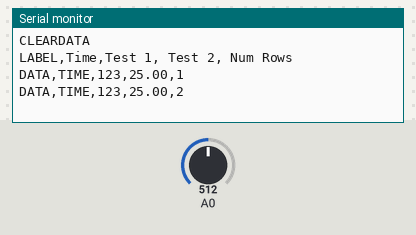
Bench run of a sketch on a simulated Arduino Uno, built with avr-gcc and run on an emulated ATmega328P. Parts: the last lines printed to the serial monitor. Inputs (shaded band) come from the test bench; at power-on: A0 = 512.

Above: at 2.8 s.
2.9 s: A0 set to 716
At 5.2 s:
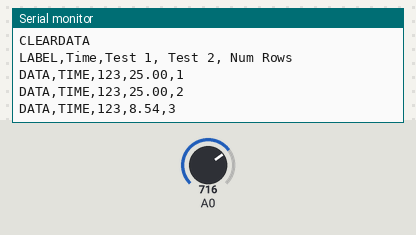
5.6 s: A0 set to 900
At 6.8 s:
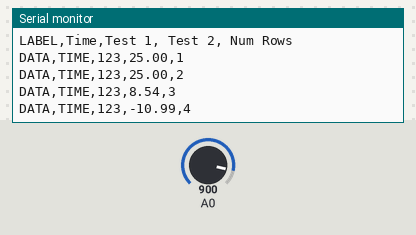
Timing chart, 0 to 8.6 s (numbered marks = the images above; inputs shaded):
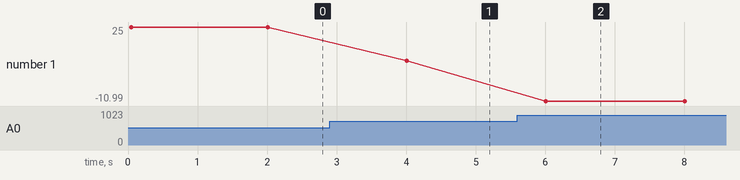

The sketch:

9.ino
```cpp
#include <math.h>

int row_excel = 0; // количество строк
int test = 123; // тестовая переменная, которая будет передана excel
int test_2 = 456; // вторая тестовая переменная, которая будет передана excel

#define TERMIST_B 4300
#define VIN 5.0

void setup(){
  Serial.begin(9600); // скорость передачи данных
  Serial.println("CLEARDATA"); // очистка листа excel
  Serial.println("LABEL,Time,Test 1, Test 2, Num Rows"); // заголовки столбцов
}

void loop(){
  float voltage = analogRead(A0) * VIN / 1024.0;
  float r1 = voltage / (VIN - voltage);
  float temperature = 1./( 1./(TERMIST_B)*log(r1)+1./(25. + 273.) ) - 273;


  row_excel++; // номер строки + 1
  Serial.print("DATA,TIME,"); // запись в excel текущей даты и времени

  Serial.print(test);
  Serial.print(",");
  Serial.print(temperature);
  Serial.print(",");
  Serial.println(row_excel);

  // если строк больше 50, то начинаем заполнять строки по новой
  /*if (row_excel > 50){
    row_excel = 0;
    Serial.println("ROW,SET,2");
  } */
  delay(2000); // задержка
}
```

Measured:
- after the input at 2.9 s, the serial monitor: prints a new line after 1.1 s (image 1)
- after the input at 5.6 s, the serial monitor: prints a new line after 0.41 s (image 2)
- plotted number 1: 25 → 8.54 after the input at 2.9 s, 8.54 → -10.99 after the input at 5.6 s
